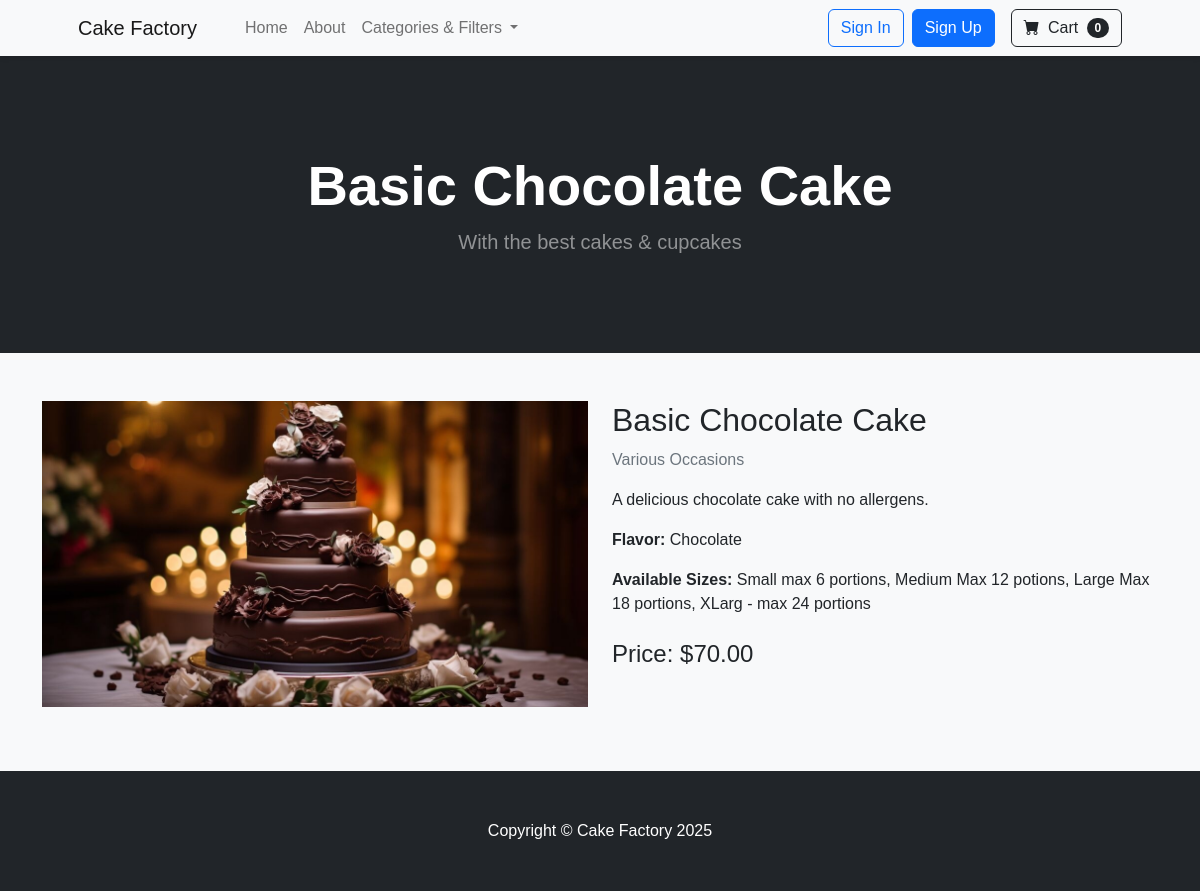
The page /products/1/ on the database its author committed.
### products/models.py (models this page shows, shortened)
class Product(models.Model):
    name = models.CharField(max_length=255, unique=True)
    slug = models.SlugField(unique=True, blank=True)
    description = models.TextField(blank=True)
    price = models.DecimalField(max_digits=10, decimal_places=2)
    category = models.ForeignKey(
        Category, on_delete=models.SET_NULL,
        null=True, blank=True, related_name="products"
    )
    flavor = models.ForeignKey(
        Flavor, on_delete=models.SET_NULL,
        null=True, blank=True, related_name="products"
    )
    sizes = models.ManyToManyField(
        Size, blank=True, related_name="products"
    )
    image = models.ImageField(upload_to="product_images/", blank=True, null=True)
    allergen_info = models.TextField(blank=True, help_text="E.g., Contains nuts, gluten-free")
    available = models.BooleanField(default=True)
    created_at = models.DateTimeField(auto_now_add=True)

class Category(models.Model):
    name = models.CharField(max_length=100, unique=True)
    slug = models.SlugField(unique=True, blank=True)

class Flavor(models.Model):
    name = models.CharField(max_length=100, unique=True)
    slug = models.SlugField(unique=True, blank=True)

class Size(models.Model):
    name = models.CharField(max_length=100, unique=True)
    slug = models.SlugField(unique=True, blank=True)

### products/views.py (the view)
# urls.py: path('<int:pk>/', ProductDetailView.as_view(), name='product_detail'),
class ProductDetailView(DetailView):
    model = Product
    template_name = 'products/product_detail.html'

### products/templates/products/product_detail.html (shortened to what this page needs)
{% extends "base.html" %}
{% block header %}{{ product.name }}{% endblock %}
{% block content %}
<div class="row">
    <div class="col-md-6 mb-3">
        {% if product.image %}
            <img src="{{ product.image.url }}" class="img-fluid" alt="{{ product.name }}">
        {% else %}
            <img src="https://via.placeholder.com/600x400?text=No+Image" class="img-fluid" alt="No Image">
        {% endif %}
    </div>
    <div class="col-md-6 mb-3">
        <h2>{{ product.name }}</h2>
        {% if product.category %}
            <p class="text-muted">{{ product.category.name }}</p>
        {% else %}
            <p class="text-muted">No Category</p>
        {% endif %}
        <p>{{ product.description }}</p>
        {% if product.flavor %}
            <p><strong>Flavor:</strong> {{ product.flavor.name }}</p>
        {% endif %}
        {% if product.sizes.all %}
            {% if product.sizes.count %}
                <p><strong>Available Sizes:</strong>
                    {% for size in product.sizes.all %}
                        {{ size.name }}{% if not forloop.last %}, {% endif %}
                    {% endfor %}
                </p>
            {% else %}
                <p><strong>Available Sizes:</strong> None</p>
            {% endif %}
        {% endif %}
        <h4 class="mt-4">Price: ${{ product.price }}</h4>
    </div>
</div>
{% endblock %}

### static/css/styles.css (style rules this page uses)
body { background-color: #f8f9fa; font-family: 'Poppins', sans-serif; }

### rows shown on the page
Product: name "Basic Chocolate Cake", image (picture), category.name "Various Occasions", description "A delicious chocolate cake with no allergens.", flavor.name "Chocolate", price "70.00"
Size: name "Small max 6 portions"
Size: name "Medium Max 12 potions"
Size: name "Large Max 18 portions"
Size: name "XLarg - max 24 portions"

### other values the page prints
{{ cart_items|default:0 }} "0"
